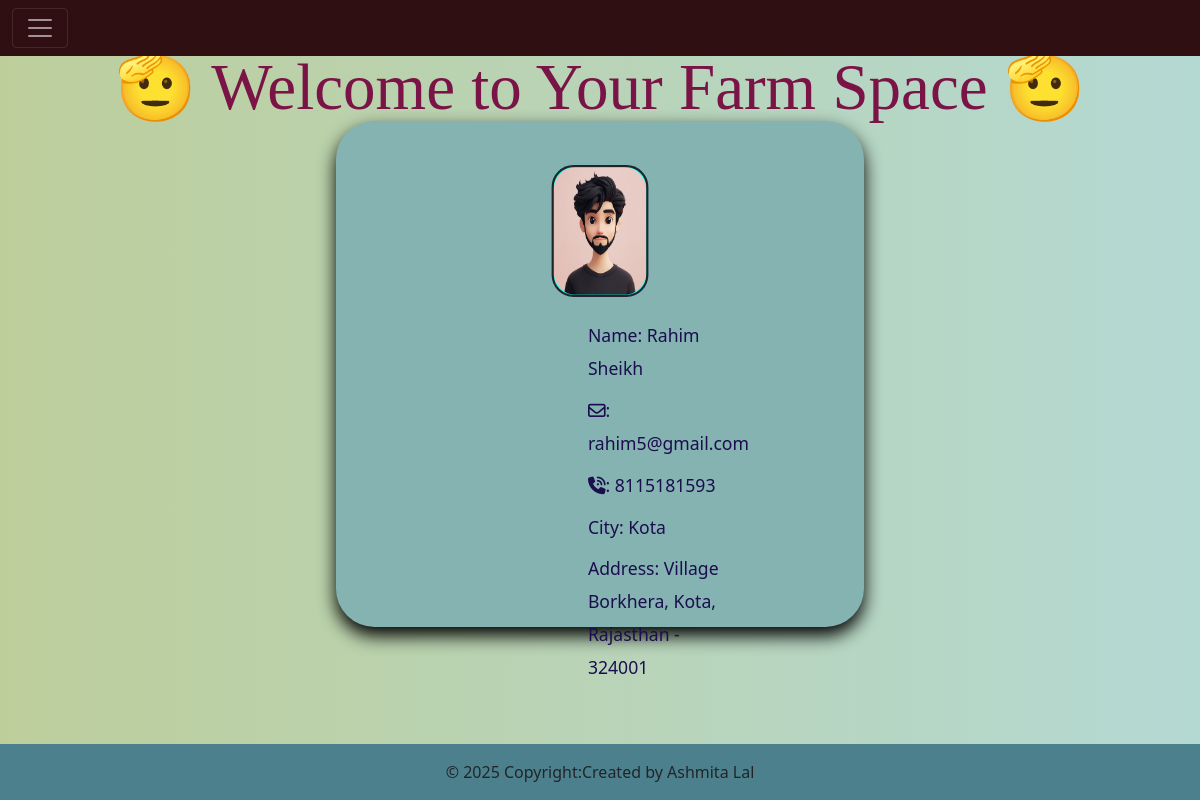
Page /home/ (signed in) on the committed database.
### agro_app/models.py (models this page shows)
class Farmer(models.Model):
    name=models.CharField(max_length=50,null=False)
    email=models.EmailField(max_length=50,null=False,primary_key=True)
    password=models.CharField(max_length=50,null=False)
    phone=models.CharField(max_length=13,null=False)
    city=models.CharField(max_length=100,null=False)
    address=models.TextField(default="")
    profile_pic=models.FileField(upload_to="farmer_pic/",default="")
    date=models.DateField(default=timezone.now)

### agro_app/farmer_views.py (the view)
# urls.py: path("",views.home,name="home"),
def home(request):
  if request.method=="GET":
    farmer_email=request.session["web_key"]
    farmer_obj=Farmer.objects.get(email=farmer_email) #it will return a single obejct
    farmer_dict={ "farmer_key":farmer_obj }
  return render(request,"agro_app/farmer/farmer_home.html",farmer_dict)

### agro_app/templates/agro_app/farmer/farmer_home.html (shortened to what this page needs)
<!DOCTYPE html>
{% load static %}
<html lang="en">
<head>
    {% include 'agro_app/common/common_css.html'%}
</head>
<body>
    {% include 'agro_app/farmer/farmer_header.html' %}
    <div class="main-div">
        <h3
        style="font-size: 65px;font-family: Georgia, 'Times New Roman', Times, serif;text-align: center;color: rgb(122, 20, 70); margin-top:48px; margin-bottom:18px;">
        🫡 Welcome to Your Farm Space 🫡</h3>
        <div class="flex-container">
            <div class="img-div">
                <img src="/media/{{farmer_key.profile_pic}}" alt="">
            </div>
            <div class="profile-div">
                <h6>Name: {{farmer_key.name}}</h6>
                <h6><i class="fa-regular fa-envelope"></i>: {{farmer_key.email}}</h6>
                <h6><i class="fa-solid fa-phone-volume"></i>: {{farmer_key.phone}}</h6>
                <h6>City: {{farmer_key.city}}</h6>
                <h6>Address: {{farmer_key.address}}</h6>
            </div>
        </div>
    </div>
    {% include 'agro_app/common/footer.html'%}
</body>
</html>

### agro_app/static/agro_app/css/style.css (style rules this page uses)
body,html { min-height: 100vh; display:flex; flex-direction: column; background:linear-gradient(to right,rgb(189, 206, 155),rgb(180, 217, 211)); }
.main-div { flex:1 }

### agro_app/templates/agro_app/farmer/farmer_home.html (style rules this page uses)
.flex-container { width: 40%; height: 460px; background-color: rgb(133, 179, 178); flex-direction: column; margin: auto; padding: 20px; box-shadow: 0 8px 16px rgb(0, 0, 0.8); transform: scale(1.1); z-index: 10; border-radius: 35px 35px 35px 35px; }
.img-div { width: 20%; height: 120px; background-color: aqua; border: 2px solid; border-radius: 20px; margin: auto; margin-top: 20px; margin-bottom: 20px; }
.img-div img { width: 100%; height: 100%; border-radius: 20px; }
.profile-div { width: 50%; height: 200px; margin: auto; }
h6 { color: rgb(27, 13, 78); margin-left: 99px; line-height: 30px; }

### rows in the picture
Farmer: profile_pic (picture), name "Rahim Sheikh", email "rahim5@gmail.com", phone "8115181593", city "Kota", address "Village Borkhera, Kota, Rajasthan - 324001"
